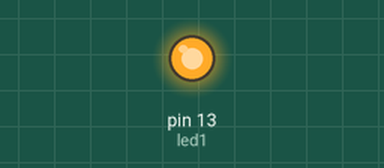
Simulated run of this sketch. Board: Arduino Uno, built with avr-gcc and run on an emulated ATmega328P. Shown: output pins drawn as LEDs (lit = HIGH).

Above: at 1.5 s.
At 3.5 s:
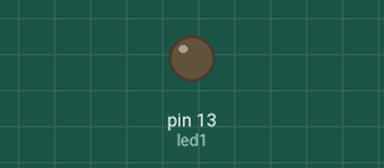
Timing chart, 0 to 5.2 s (numbered marks = the images above):
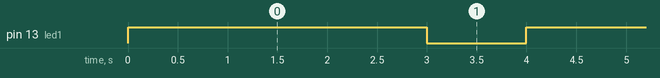

The sketch:

micro-secondproject.ino
```cpp
int led1 = 13;
void setup() {
  // put your setup code here, to run once:
pinMode(led1,OUTPUT);
}

void loop() {
  // put your main code here, to run repeatedly:
digitalWrite(led1,HIGH);
delay(3000);
digitalWrite(led1,LOW);
delay(1000);
}
```

Measured:
- by itself, pin 13 (led1): alternates HIGH for 3.0 s and LOW for 1.0 s
